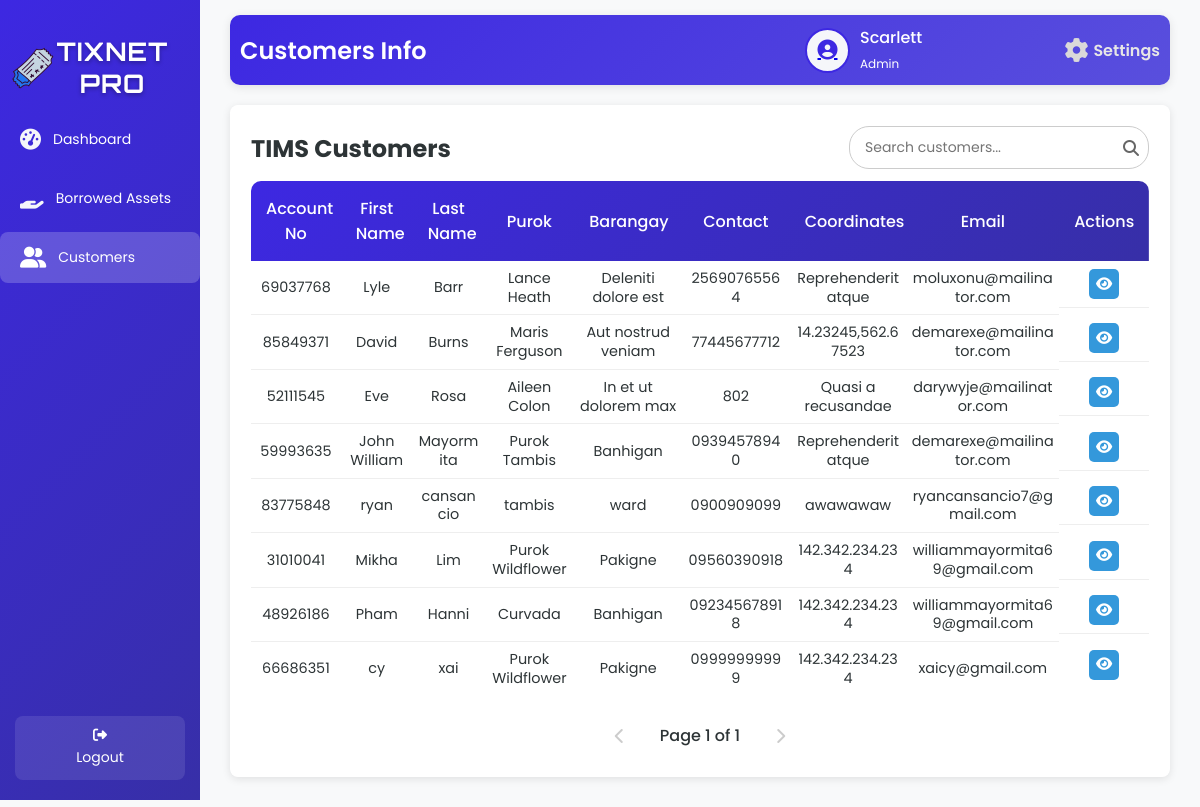
Page /techCustomers.php (signed in) on the committed database.
### tables this page shows
CREATE TABLE `tbl_user` (
  `u_id` int(50) NOT NULL,
  `u_fname` varchar(200) NOT NULL,
  `u_lname` varchar(200) NOT NULL,
  `u_email` varchar(200) NOT NULL,
  `u_username` varchar(200) NOT NULL,
  `u_password` varchar(200) NOT NULL,
  `u_type` varchar(200) NOT NULL,
  `u_status` varchar(200) NOT NULL
);

CREATE TABLE `tbl_customer` (
  `c_id` int(50) NOT NULL,
  `c_fname` varchar(200) NOT NULL,
  `c_lname` varchar(200) NOT NULL,
  `c_purok` varchar(200) NOT NULL,
  `c_barangay` varchar(200) NOT NULL,
  `c_contact` varchar(100) NOT NULL,
  `c_email` varchar(200) NOT NULL,
  `c_date` date NOT NULL,
  `c_napname` varchar(200) NOT NULL,
  `c_napport` int(50) NOT NULL,
  `c_macaddress` varchar(200) NOT NULL,
  `c_status` varchar(200) NOT NULL,
  `c_plan` varchar(200) NOT NULL,
  `c_equipment` varchar(200) NOT NULL,
  `c_account_no` int(100) NOT NULL,
  `c_coordinates` varchar(200) NOT NULL,
  `c_balance` int(50) NOT NULL,
  `c_startdate` varchar(100) NOT NULL,
  `c_nextdue` varchar(100) NOT NULL,
  `c_lastdue` varchar(100) NOT NULL,
  `c_nextbill` varchar(100) NOT NULL,
  `c_billstatus` varchar(100) NOT NULL,
  `c_advancedays` varchar(200) NOT NULL,
  `c_advance` int(200) NOT NULL
);

### techCustomers.php (the view, shortened to what this page needs)
<?php
include 'db.php';
function jsEscape($str) {
    return str_replace(
        ["\\", "'", "\"", "\n", "\r", "\t"],
        ["\\\\", "\\'", "\\\"", "\\n", "\\r", "\\t"],
        $str
    );
}
$firstName = '';
$userType = '';
$avatarPath = $_SESSION['avatarPath'];
$sqlUser = "SELECT u_fname, u_lname, u_type FROM tbl_user WHERE u_username = ?";
$stmt = $conn->prepare($sqlUser);
$stmt->bind_param("s", $_SESSION['username']);
$stmt->execute();
$resultUser = $stmt->get_result();
if ($resultUser->num_rows > 0) {
    $row = $resultUser->fetch_assoc();
    $firstName = $row['u_fname'];
    $userType = $row['u_type'];
}
$limit = 10;
$page = isset($_GET['page']) ? (int)$_GET['page'] : 1;
$offset = ($page - 1) * $limit;
$totalQuery = "SELECT COUNT(*) AS total FROM tbl_customer WHERE c_status NOT LIKE 'ARCHIVED:%' OR c_status IS NULL";
$totalResult = $conn->query($totalQuery);
$totalRow = $totalResult->fetch_assoc();
$total = $totalRow['total'];
$totalPages = ceil($total / $limit);
$sql = "SELECT c_account_no, c_fname, c_lname, c_purok, c_barangay, c_contact, c_email, c_coordinates, c_date, c_napname, c_napport, c_macaddress, c_status, c_plan, c_equipment
        FROM tbl_customer WHERE c_status NOT LIKE 'ARCHIVED:%' OR c_status IS NULL LIMIT ?, ?";
$stmt = $conn->prepare($sql);
$stmt->bind_param("ii", $offset, $limit);
$stmt->execute();
$result = $stmt->get_result();
?>
<!DOCTYPE html>
<html lang="en">
<head>
    <link rel="stylesheet" href="techCustomer.css">
    <link rel="stylesheet" href="https://cdnjs.cloudflare.com/ajax/libs/font-awesome/6.6.0/css/all.min.css" />
</head>
<body>
<div class="wrapper">
    <div class="sidebar">
        <h2><img src="image/logo.png" alt="Tix Net Icon" class="sidebar-icon">TixNet Pro</h2>
        <ul>
        <li><a href="technicianD.php"><i class="fas fa-tachometer-alt icon"></i> <span>Dashboard</span></a></li>
        <li><a href="techBorrowed.php"><i class="fas fa-hand-holding icon"></i> <span>Borrowed Assets</span></a></li>
        <li><a href="techCustomers.php" class="active"><i class="fas fa-user-friends icon"></i> <span>Customers</span></a></li>
        </ul>
        <footer>
            <a href="technician_staff.php" class="back-home"><i class="fas fa-sign-out-alt"></i> Logout</a>
        </footer>
    </div>
    <div class="container">
        <div class="upper">
            <h1>Customers Info</h1>
            <div class="user-profile">
                <div class="user-icon">
                    <a href="image.php">
                        <?php
                        $cleanAvatarPath = preg_replace('/\?\d+$/', '', $avatarPath);
                        if (!empty($avatarPath) && file_exists($cleanAvatarPath)) {
                            echo "<img src='" . htmlspecialchars($avatarPath, ENT_QUOTES, 'UTF-8') . "' alt='User Avatar'>";
                        } else {
                            echo "<i class='fas fa-user-circle'></i>";
                        }
                        ?>
                    </a>
                </div>
                <div class="user-details">
                    <span><?php echo htmlspecialchars($firstName, ENT_QUOTES, 'UTF-8'); ?></span>
                    <small><?php echo htmlspecialchars(ucfirst($userType), ENT_QUOTES, 'UTF-8'); ?></small>
                </div>
                <a href="settings.php" class="settings-link">
                    <i class="fas fa-cog"></i>
                    <span>Settings</span>
                </a>
            </div>
        </div>
        <div class="table-box glass-container">
            <h2>TIMS Customers</h2>
             <div class="search-container">
                <input type="text" class="search-bar" id="searchInput" placeholder="Search customers..." onkeyup="debouncedSearchCustomers()">
                <span class="search-icon"><i class="fas fa-search"></i></span>
            </div>
            <table id="customers-table">
                <thead>
                    <tr>
                        <th>Account No</th>
                        <th>First Name</th>
                        <th>Last Name</th>
                        <th>Purok</th>
                        <th>Barangay</th>
                        <th>Contact</th>
                        <th>Coordinates</th>
                        <th>Email</th>
                        <th>Actions</th>
                    </tr>
                </thead>
                <tbody id="customers-tbody">
                    <?php
                    if ($result->num_rows > 0) {
                        while ($row = $result->fetch_assoc()) {
                            $displayStatus = ($row['c_status'] ?? '');
                            echo "<tr>
                                    <td>" . htmlspecialchars($row['c_account_no'], ENT_QUOTES, 'UTF-8') . "</td>
                                    <td>" . htmlspecialchars($row['c_fname'], ENT_QUOTES, 'UTF-8') . "</td>
                                    <td>" . htmlspecialchars($row['c_lname'], ENT_QUOTES, 'UTF-8') . "</td>
                                    <td>" . htmlspecialchars($row['c_purok'], ENT_QUOTES, 'UTF-8') . "</td>
                                    <td>" . htmlspecialchars($row['c_barangay'], ENT_QUOTES, 'UTF-8') . "</td>
                                    <td>" . htmlspecialchars($row['c_contact'], ENT_QUOTES, 'UTF-8') . "</td>
                                    <td>" . htmlspecialchars($row['c_coordinates'], ENT_QUOTES, 'UTF-8') . "</td>
                                    <td>" . htmlspecialchars($row['c_email'], ENT_QUOTES, 'UTF-8') . "</td>
                                    <td class='action-buttons'>
                                        <a class='view-btn' onclick=\"showViewModal('" . htmlspecialchars($row['c_account_no'], ENT_QUOTES, 'UTF-8') . "', '" . jsEscape($row['c_fname']) . "', '" . jsEscape($row['c_lname']) . "', '" . jsEscape($row['c_purok']) . "', '" . jsEscape($row['c_barangay']) . "', '" . jsEscape($row['c_contact']) . "', '" . jsEscape($row['c_email']) . "', '" . jsEscape($row['c_coordinates']) . "', '" . jsEscape($row['c_date']) . "', '" . jsEscape($row['c_napname']) . "', '" . jsEscape($row['c_napport']) . "', '" . jsEscape($row['c_macaddress']) . "', '" . jsEscape($displayStatus) . "', '" . jsEscape($row['c_plan']) . "', '" . jsEscape($row['c_equipment']) . "')\" title='View'><i class='fas fa-eye'></i></a>
                                    </td>
                                  </tr>";
                        }
                    } else {
                        echo "<tr><td colspan='9' style='text-align: center;'>No active customers found.</td></tr>";
                    }
                    ?>
                </tbody>
            </table>
            <div class="pagination" id="customers-pagination">
                <?php if ($page > 1): ?>
                    <a href="?page=<?php echo $page - 1; ?>" class="pagination-link"><i class="fas fa-chevron-left"></i></a>
                <?php else: ?>
                    <span class="pagination-link disabled"><i class="fas fa-chevron-left"></i></span>
                <?php endif; ?>
                <span class="current-page">Page <?php echo $page; ?> of <?php echo $totalPages; ?></span>
                <?php if ($page < $totalPages): ?>
                    <a href="?page=<?php echo $page + 1; ?>" class="pagination-link"><i class="fas fa-chevron-right"></i></a>
                <?php else: ?>
                    <span class="pagination-link disabled"><i class="fas fa-chevron-right"></i></span>
                <?php endif; ?>
            </div>
        </div>
    </div>
</div>
</body>
</html>

### rows in the picture
tbl_user: u_fname "Scarlett", u_type "Admin"
tbl_customer: c_account_no "69037768", c_fname "Lyle", c_lname "Barr", c_purok "Lance Heath", c_barangay "Deleniti dolore est", c_contact "25690765564", c_coordinates "Reprehenderit atque", c_email "moluxonu@mailinator.com"
tbl_customer: c_account_no "85849371", c_fname "David", c_lname "Burns", c_purok "Maris Ferguson", c_barangay "Aut nostrud veniam", c_contact "77445677712", c_coordinates "14.23245,562.67523", c_email "demarexe@mailinator.com"
tbl_customer: c_account_no "52111545", c_fname "Eve", c_lname "Rosa", c_purok "Aileen Colon", c_barangay "In et ut dolorem max", c_contact "802", c_coordinates "Quasi a recusandae", c_email "darywyje@mailinator.com"
tbl_customer: c_account_no "59993635", c_fname "John William", c_lname "Mayormita", c_purok "Purok Tambis", c_barangay "Banhigan", c_contact "09394578940", c_coordinates "Reprehenderitatque", c_email "demarexe@mailinator.com"
tbl_customer: c_account_no "83775848", c_fname "ryan", c_lname "cansancio", c_purok "tambis", c_barangay "ward", c_contact "0900909099", c_coordinates "awawawaw", c_email "ryancansancio7@gmail.com"
tbl_customer: c_account_no "31010041", c_fname "Mikha", c_lname "Lim", c_purok "Purok Wildflower", c_barangay "Pakigne", c_contact "09560390918", c_coordinates "142.342.234.234", c_email "williammayormita69@gmail.com"
tbl_customer: c_account_no "48926186", c_fname "Pham", c_lname "Hanni", c_purok "Curvada", c_barangay "Banhigan", c_contact "092345678918", c_coordinates "142.342.234.234", c_email "williammayormita69@gmail.com"
tbl_customer: c_account_no "66686351", c_fname "cy", c_lname "xai", c_purok "Purok Wildflower", c_barangay "Pakigne", c_contact "09999999999", c_coordinates "142.342.234.234", c_email "xaicy@gmail.com"

### other values in the picture
$page "1"
$totalPages "1"
